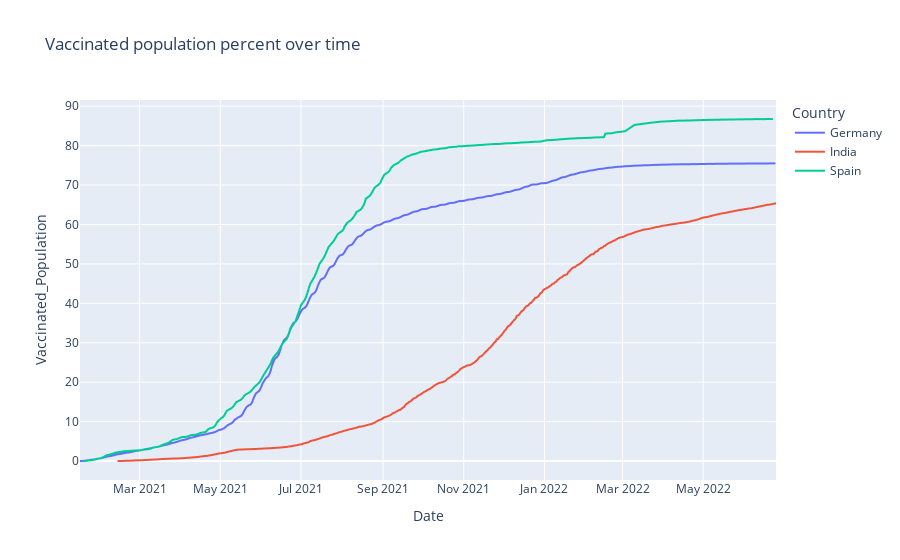

Write notebook code for a chart like this one.
### Code cell
fig = px.line(country_vaccination_data, x = "Date", y = "Vaccinated_Population",color = 'Country', title = 'Vaccinated population percent over time')
fig.show()

### Figure 1 — Plotly figure (JSON) as saved in the notebook; plotly's stock layout.template omitted (floating-point values rounded to 4 significant figures; data arrays with more than 128 entries replaced by an {"elided": "..."} marker saying what was removed)
{"data": [{"hovertemplate": "Country=Germany<br>Date=%{x}<br>Vaccinated_Population=%{y}<extra></extra>", "legendgroup": "Germany", "line": {"color": "#636efa", "dash": "solid"}, "marker": {"symbol": "circle"}, "mode": "lines", "name": "Germany", "showlegend": true, "type": "scattergl", "x": {"elided": "526 str values"}, "xaxis": "x", "y": {"elided": "526 float values"}, "yaxis": "y"}, {"hovertemplate": "Country=India<br>Date=%{x}<br>Vaccinated_Population=%{y}<extra></extra>", "legendgroup": "India", "line": {"color": "#EF553B", "dash": "solid"}, "marker": {"symbol": "circle"}, "mode": "lines", "name": "India", "showlegend": true, "type": "scattergl", "x": {"elided": "482 str values"}, "xaxis": "x", "y": {"elided": "482 float values"}, "yaxis": "y"}, {"hovertemplate": "Country=Spain<br>Date=%{x}<br>Vaccinated_Population=%{y}<extra></extra>", "legendgroup": "Spain", "line": {"color": "#00cc96", "dash": "solid"}, "marker": {"symbol": "circle"}, "mode": "lines", "name": "Spain", "showlegend": true, "type": "scattergl", "x": {"elided": "301 str values"}, "xaxis": "x", "y": {"elided": "301 float values"}, "yaxis": "y"}], "layout": {"legend": {"title": {"text": "Country"}, "tracegroupgap": 0}, "title": {"text": "Vaccinated population percent over time"}, "xaxis": {"anchor": "y", "domain": [0, 1], "title": {"text": "Date"}}, "yaxis": {"anchor": "x", "domain": [0, 1], "title": {"text": "Vaccinated_Population"}}}}
